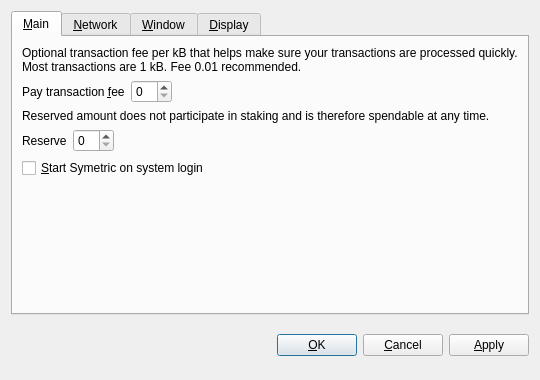
<?xml version="1.0" encoding="UTF-8"?>
<ui version="4.0">
 <class>OptionsDialog</class>
 <widget class="QDialog" name="OptionsDialog">
  <property name="geometry">
   <rect>
    <x>0</x>
    <y>0</y>
    <width>540</width>
    <height>380</height>
   </rect>
  </property>
  <property name="windowTitle">
   <string>Options</string>
  </property>
  <property name="modal">
   <bool>true</bool>
  </property>
  <layout class="QVBoxLayout" name="verticalLayout">
   <item>
    <widget class="QTabWidget" name="tabWidget">
     <property name="tabPosition">
      <enum>QTabWidget::North</enum>
     </property>
     <property name="currentIndex">
      <number>0</number>
     </property>
     <widget class="QWidget" name="tabMain">
      <attribute name="title">
       <string>&amp;Main</string>
      </attribute>
      <layout class="QVBoxLayout" name="verticalLayout_Main">
       <item>
        <widget class="QLabel" name="transactionFeeInfoLabel">
         <property name="text">
          <string>Optional transaction fee per kB that helps make sure your transactions are processed quickly. Most transactions are 1 kB. Fee 0.01 recommended.</string>
         </property>
         <property name="textFormat">
          <enum>Qt::PlainText</enum>
         </property>
         <property name="wordWrap">
          <bool>true</bool>
         </property>
        </widget>
       </item>
       <item>
        <layout class="QHBoxLayout" name="horizontalLayoutFee">
         <item>
          <widget class="QLabel" name="transactionFeeLabel">
           <property name="text">
            <string>Pay transaction &amp;fee</string>
           </property>
           <property name="textFormat">
            <enum>Qt::PlainText</enum>
           </property>
           <property name="buddy">
            <cstring>transactionFee</cstring>
           </property>
          </widget>
         </item>
         <item>
          <widget class="BitcoinAmountField" name="transactionFee"/>
         </item>
         <item>
          <spacer name="horizontalSpacerFee">
           <property name="orientation">
            <enum>Qt::Horizontal</enum>
           </property>
           <property name="sizeHint" stdset="0">
            <size>
             <width>40</width>
             <height>20</height>
            </size>
           </property>
          </spacer>
         </item>
        </layout>
       </item>
       <item>
        <widget class="QLabel" name="reserveBalanceInfoLabel">
         <property name="text">
          <string>Reserved amount does not participate in staking and is therefore spendable at any time.</string>
         </property>
         <property name="textFormat">
          <enum>Qt::PlainText</enum>
         </property>
         <property name="wordWrap">
          <bool>true</bool>
         </property>
        </widget>
       </item>
       <item>
        <layout class="QHBoxLayout" name="horizontalLayoutReserveBalance">
         <item>
          <widget class="QLabel" name="reserveBalanceLabel">
           <property name="text">
            <string>Reserve</string>
           </property>
           <property name="textFormat">
            <enum>Qt::PlainText</enum>
           </property>
           <property name="buddy">
            <cstring>reserveBalance</cstring>
           </property>
          </widget>
         </item>
         <item>
          <widget class="BitcoinAmountField" name="reserveBalance"/>
         </item>
         <item>
          <spacer name="horizontalSpacerReserveBalance">
           <property name="orientation">
            <enum>Qt::Horizontal</enum>
           </property>
           <property name="sizeHint" stdset="0">
            <size>
             <width>40</width>
             <height>20</height>
            </size>
           </property>
          </spacer>
         </item>
        </layout>
       </item>
       <item>
        <widget class="QCheckBox" name="bitcoinAtStartup">
         <property name="toolTip">
          <string>Automatically start Symetric after logging in to the system.</string>
         </property>
         <property name="text">
          <string>&amp;Start Symetric on system login</string>
         </property>
        </widget>
       </item>
       <item>
        <spacer name="verticalSpacer_Main">
         <property name="orientation">
          <enum>Qt::Vertical</enum>
         </property>
         <property name="sizeHint" stdset="0">
          <size>
           <width>20</width>
           <height>40</height>
          </size>
         </property>
        </spacer>
       </item>
      </layout>
     </widget>
     <widget class="QWidget" name="tabNetwork">
      <attribute name="title">
       <string>&amp;Network</string>
      </attribute>
      <layout class="QVBoxLayout" name="verticalLayout_Network">
       <item>
        <widget class="QCheckBox" name="mapPortUpnp">
         <property name="toolTip">
          <string>Automatically open the Symetric client port on the router. This only works when your router supports UPnP and it is enabled.</string>
         </property>
         <property name="text">
          <string>Map port using &amp;UPnP</string>
         </property>
        </widget>
       </item>
       <item>
        <widget class="QCheckBox" name="connectSocks">
         <property name="toolTip">
          <string>Connect to the Symetric network through a SOCKS proxy (e.g. when connecting through Tor).</string>
         </property>
         <property name="text">
          <string>&amp;Connect through SOCKS proxy:</string>
         </property>
        </widget>
       </item>
       <item>
        <layout class="QHBoxLayout" name="horizontalLayout_Network">
         <item>
          <widget class="QLabel" name="proxyIpLabel">
           <property name="text">
            <string>Proxy &amp;IP:</string>
           </property>
           <property name="textFormat">
            <enum>Qt::PlainText</enum>
           </property>
           <property name="buddy">
            <cstring>proxyIp</cstring>
           </property>
          </widget>
         </item>
         <item>
          <widget class="QValidatedLineEdit" name="proxyIp">
           <property name="maximumSize">
            <size>
             <width>140</width>
             <height>16777215</height>
            </size>
           </property>
           <property name="toolTip">
            <string>IP address of the proxy (e.g. 127.0.0.1)</string>
           </property>
          </widget>
         </item>
         <item>
          <widget class="QLabel" name="proxyPortLabel">
           <property name="text">
            <string>&amp;Port:</string>
           </property>
           <property name="textFormat">
            <enum>Qt::PlainText</enum>
           </property>
           <property name="buddy">
            <cstring>proxyPort</cstring>
           </property>
          </widget>
         </item>
         <item>
          <widget class="QLineEdit" name="proxyPort">
           <property name="maximumSize">
            <size>
             <width>55</width>
             <height>16777215</height>
            </size>
           </property>
           <property name="toolTip">
            <string>Port of the proxy (e.g. 9050)</string>
           </property>
          </widget>
         </item>
         <item>
          <widget class="QLabel" name="socksVersionLabel">
           <property name="text">
            <string>SOCKS &amp;Version:</string>
           </property>
           <property name="textFormat">
            <enum>Qt::PlainText</enum>
           </property>
           <property name="buddy">
            <cstring>socksVersion</cstring>
           </property>
          </widget>
         </item>
         <item>
          <widget class="QValueComboBox" name="socksVersion">
           <property name="toolTip">
            <string>SOCKS version of the proxy (e.g. 5)</string>
           </property>
          </widget>
         </item>
         <item>
          <spacer name="horizontalSpacer_Network">
           <property name="orientation">
            <enum>Qt::Horizontal</enum>
           </property>
           <property name="sizeHint" stdset="0">
            <size>
             <width>40</width>
             <height>20</height>
            </size>
           </property>
          </spacer>
         </item>
        </layout>
       </item>
       <item>
        <spacer name="verticalSpacer_Network">
         <property name="orientation">
          <enum>Qt::Vertical</enum>
         </property>
         <property name="sizeHint" stdset="0">
          <size>
           <width>20</width>
           <height>40</height>
          </size>
         </property>
        </spacer>
       </item>
      </layout>
     </widget>
     <widget class="QWidget" name="tabWindow">
      <attribute name="title">
       <string>&amp;Window</string>
      </attribute>
      <layout class="QVBoxLayout" name="verticalLayout_Window">
       <item>
        <widget class="QCheckBox" name="minimizeToTray">
         <property name="toolTip">
          <string>Show only a tray icon after minimizing the window.</string>
         </property>
         <property name="text">
          <string>&amp;Minimize to the tray instead of the taskbar</string>
         </property>
        </widget>
       </item>
       <item>
        <widget class="QCheckBox" name="minimizeOnClose">
         <property name="toolTip">
          <string>Minimize instead of exit the application when the window is closed. When this option is enabled, the application will be closed only after selecting Quit in the menu.</string>
         </property>
         <property name="text">
          <string>M&amp;inimize on close</string>
         </property>
        </widget>
       </item>
       <item>
        <spacer name="verticalSpacer_Window">
         <property name="orientation">
          <enum>Qt::Vertical</enum>
         </property>
         <property name="sizeHint" stdset="0">
          <size>
           <width>20</width>
           <height>40</height>
          </size>
         </property>
        </spacer>
       </item>
      </layout>
     </widget>
     <widget class="QWidget" name="tabDisplay">
      <attribute name="title">
       <string>&amp;Display</string>
      </attribute>
      <layout class="QVBoxLayout" name="verticalLayout_Display">
       <item>
        <layout class="QHBoxLayout" name="horizontalLayout_1_Display">
         <item>
          <widget class="QLabel" name="langLabel">
           <property name="text">
            <string>User Interface &amp;language:</string>
           </property>
           <property name="textFormat">
            <enum>Qt::PlainText</enum>
           </property>
           <property name="buddy">
            <cstring>lang</cstring>
           </property>
          </widget>
         </item>
         <item>
          <widget class="QValueComboBox" name="lang">
           <property name="toolTip">
            <string>The user interface language can be set here. This setting will take effect after restarting Symetric.</string>
           </property>
          </widget>
         </item>
        </layout>
       </item>
       <item>
        <layout class="QHBoxLayout" name="horizontalLayout_2_Display">
         <item>
          <widget class="QLabel" name="unitLabel">
           <property name="text">
            <string>&amp;Unit to show amounts in:</string>
           </property>
           <property name="textFormat">
            <enum>Qt::PlainText</enum>
           </property>
           <property name="buddy">
            <cstring>unit</cstring>
           </property>
          </widget>
         </item>
         <item>
          <widget class="QValueComboBox" name="unit">
           <property name="toolTip">
            <string>Choose the default subdivision unit to show in the interface and when sending coins.</string>
           </property>
          </widget>
         </item>
        </layout>
       </item>
       <item>
        <widget class="QCheckBox" name="displayAddresses">
         <property name="toolTip">
          <string>Whether to show Symetric addresses in the transaction list or not.</string>
         </property>
         <property name="text">
          <string>&amp;Display addresses in transaction list</string>
         </property>
        </widget>
       </item>
       <item>
        <widget class="QCheckBox" name="coinControlFeatures">
         <property name="toolTip">
          <string>Whether to show coin control features or not.</string>
         </property>
         <property name="text">
          <string>Display coin &amp;control features (experts only!)</string>
         </property>
        </widget>
       </item>
       <item>
        <spacer name="verticalSpacer_Display">
         <property name="orientation">
          <enum>Qt::Vertical</enum>
         </property>
         <property name="sizeHint" stdset="0">
          <size>
           <width>20</width>
           <height>40</height>
          </size>
         </property>
        </spacer>
       </item>
      </layout>
     </widget>
    </widget>
   </item>
   <item>
    <layout class="QHBoxLayout" name="horizontalLayout_Buttons">
     <item>
      <spacer name="horizontalSpacer_1">
       <property name="orientation">
        <enum>Qt::Horizontal</enum>
       </property>
       <property name="sizeHint" stdset="0">
        <size>
         <width>40</width>
         <height>48</height>
        </size>
       </property>
      </spacer>
     </item>
     <item>
      <widget class="QLabel" name="statusLabel">
       <property name="font">
        <font>
         <weight>75</weight>
         <bold>true</bold>
        </font>
       </property>
       <property name="text">
        <string/>
       </property>
       <property name="textFormat">
        <enum>Qt::PlainText</enum>
       </property>
       <property name="wordWrap">
        <bool>true</bool>
       </property>
      </widget>
     </item>
     <item>
      <spacer name="horizontalSpacer_2">
       <property name="orientation">
        <enum>Qt::Horizontal</enum>
       </property>
       <property name="sizeHint" stdset="0">
        <size>
         <width>40</width>
         <height>48</height>
        </size>
       </property>
      </spacer>
     </item>
     <item>
      <widget class="QPushButton" name="okButton">
       <property name="text">
        <string>&amp;OK</string>
       </property>
      </widget>
     </item>
     <item>
      <widget class="QPushButton" name="cancelButton">
       <property name="text">
        <string>&amp;Cancel</string>
       </property>
       <property name="autoDefault">
        <bool>false</bool>
       </property>
      </widget>
     </item>
     <item>
      <widget class="QPushButton" name="applyButton">
       <property name="text">
        <string>&amp;Apply</string>
       </property>
       <property name="autoDefault">
        <bool>false</bool>
       </property>
      </widget>
     </item>
    </layout>
   </item>
  </layout>
 </widget>
 <customwidgets>
  <customwidget>
   <class>BitcoinAmountField</class>
   <extends>QSpinBox</extends>
   <header>bitcoinamountfield.h</header>
  </customwidget>
  <customwidget>
   <class>QValueComboBox</class>
   <extends>QComboBox</extends>
   <header>qvaluecombobox.h</header>
  </customwidget>
  <customwidget>
   <class>QValidatedLineEdit</class>
   <extends>QLineEdit</extends>
   <header>qvalidatedlineedit.h</header>
  </customwidget>
 </customwidgets>
 <resources/>
 <connections/>
</ui>
